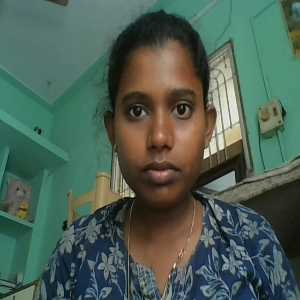
#> input picture dataset/sakshi_2.jpg, 300 x 300 px; its folder holds only this picture in this run
$ python -i app.py   (imports and definitions only)
#> lines starting #> are read from the running program, lines starting #| are printed output that depends on the picture
from flask import Flask, render_template, request, redirect, session, jsonify, send_file
import os, json, base64, cv2
import numpy as np
import pandas as pd
from datetime import datetime

# [1 line not run here, left out]
# [1 line that did not run here, left out]
# [1 line that did not run here, left out]

# ---------- INIT ----------
# [8 lines not run here, left out]

# ---------- HELPERS ----------
def load_users():
    return json.load(open("users.json"))

def save_users(data):
    json.dump(data, open("users.json","w"))

# ---------- TRAIN MODEL ----------
def train_model():

    faces = []
    labels = []
    label_map = {}
    current_label = 0

    for file in os.listdir("dataset"):
        path = os.path.join("dataset", file)

        name = file.split("_")[0]

        if name not in label_map:
            label_map[name] = current_label
            current_label += 1

        img = cv2.imread(path, cv2.IMREAD_GRAYSCALE)
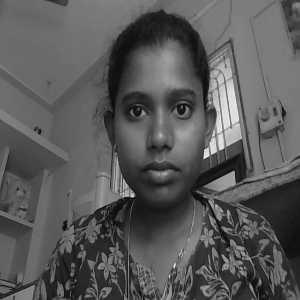
#> img: shape (300, 300); min 0, max 253, mean 89.3
        if img is None:
            continue

        # 🔥 IMPROVED PREPROCESSING
        img = cv2.resize(img, (200, 200))
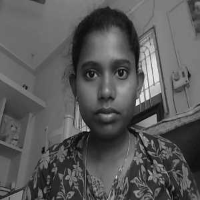
#> img: shape (200, 200); min 7, max 240, mean 89.3
        img = cv2.equalizeHist(img)
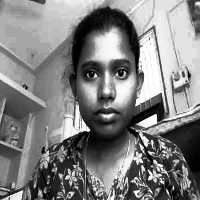
#> img: shape (200, 200); min 0, max 255, mean 128.8

        faces.append(img)
        labels.append(label_map[name])

    if len(faces) == 0:
        return

    model = cv2.face.LBPHFaceRecognizer_create()
    model.train(np.array(faces), np.array(labels))
    model.save("trainer/model.yml")

    json.dump(label_map, open("trainer/labels.json","w"))

# ---------- LOGIN ----------
# [6 lines that did not run here, left out]

# ---------- DASHBOARD ----------
# [3 lines that did not run here, left out]

# ---------- REGISTER ----------
# [3 lines that did not run here, left out]

# ---------- SAVE USER ----------
# [32 lines that did not run here, left out]

# ---------- ATTENDANCE ----------
# [18 lines that did not run here, left out]

# [3 lines that did not run here, left out]

# [3 lines that did not run here, left out]

# ---------- RECOGNIZE (🔥 FIXED CORE) ----------
# [57 lines that did not run here, left out]

# ---------- DELETE ----------
# [15 lines that did not run here, left out]

# ---------- HISTORY ----------
# [11 lines that did not run here, left out]

# ---------- CLEAR ----------
# [4 lines that did not run here, left out]

# ---------- EXPORT ----------
# [3 lines that did not run here, left out]

# ---------- LOGOUT ----------
# [4 lines that did not run here, left out]

# ---------- RUN ----------
# [3 lines not run here, left out]

>>> result = train_model()

$ run again, on dataset/sakshi_4.jpg
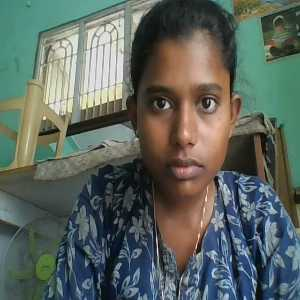
#> input picture dataset/sakshi_4.jpg, 300 x 300 px
#> in train_model, `img = cv2.resize(img, (200, 200))`:
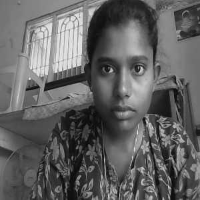
#> img: shape (200, 200); min 5, max 236, mean 98
#> in train_model, `img = cv2.equalizeHist(img)`:
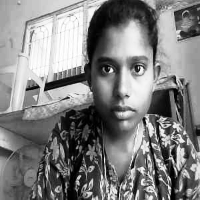
#> img: shape (200, 200); min 0, max 255, mean 128.3

$ run again, on dataset/sakshitha s_0.jpg
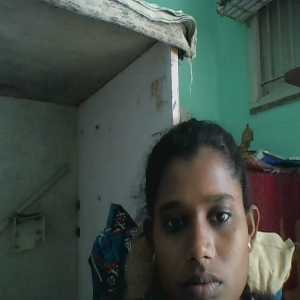
#> input picture dataset/sakshitha s_0.jpg, 300 x 300 px
#> in train_model, `img = cv2.imread(path, cv2.IMREAD_GRAYSCALE)`:
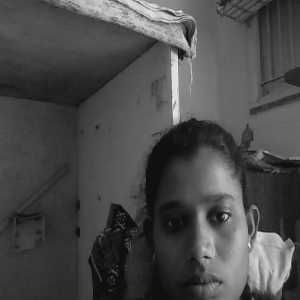
#> img: shape (300, 300); min 0, max 246, mean 74.5
#> in train_model, `img = cv2.equalizeHist(img)`:
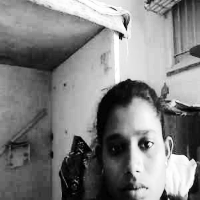
#> img: shape (200, 200); min 0, max 255, mean 128.6

$ run again, on dataset/sakshitha_1.jpg
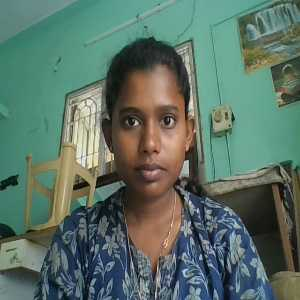
#> input picture dataset/sakshitha_1.jpg, 300 x 300 px
#> in train_model, `img = cv2.resize(img, (200, 200))`:
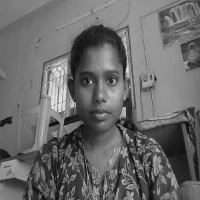
#> img: shape (200, 200); min 6, max 238, mean 105.7
#> in train_model, `img = cv2.equalizeHist(img)`:
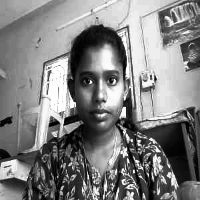
#> img: shape (200, 200); min 0, max 255, mean 128.6
